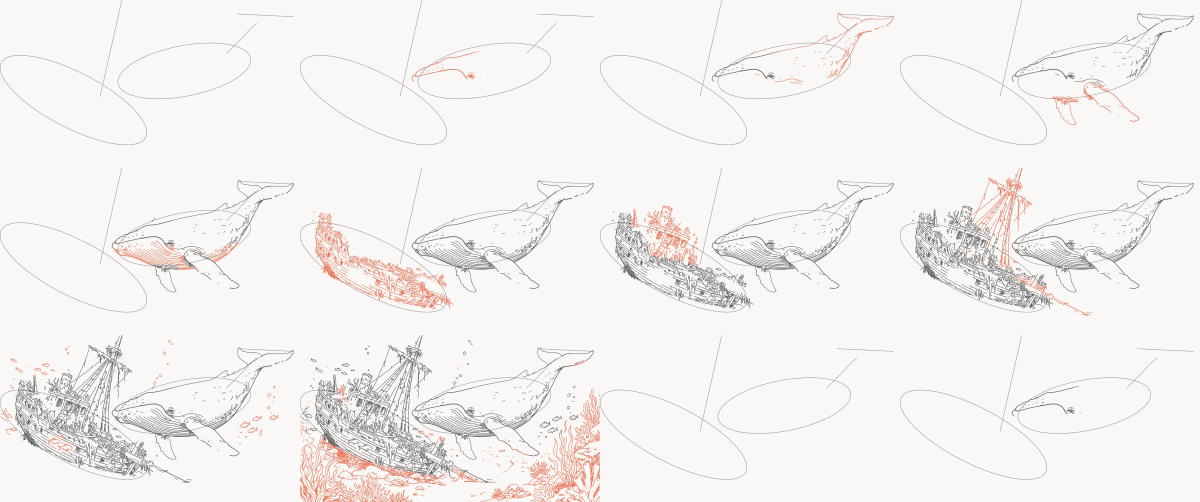
#> input picture img/s_ballena5c_0.webp, 3600 x 1506 px, given in place of gris_big.png, which was not available (shown at 1/3 size)
$ python cmp.py ../../img/s_ballena5c_0.webp ../../img/s_ballena5c_1.webp
#> lines starting #> are read from the running program, lines starting #| are printed output that depends on the picture
"""Comparación de cerca: referencia | líneas encima | solo líneas.  python3 cmp.py carpeta out.jpg x0,y0,x1,y1[,f] ..."""
import cv2,numpy as np,sys
d=sys.argv[1]; out=sys.argv[2]
g=cv2.imread(f'{d}/gris_big.png',0); s=900/g.shape[1]
#> after `g = cv2.imread(f'{d}/gris_big.png', 0)`:
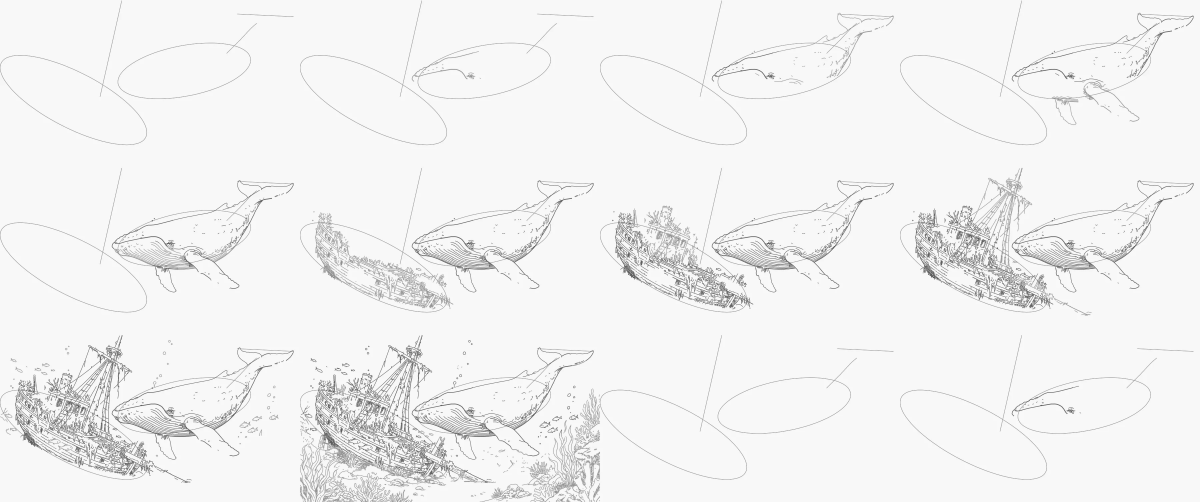
#> g: shape (1506, 3600) (shown at 1/3 size); min 63, max 255, mean 242
#> after `s = 900 / g.shape[1]`: s = 0.25
#> (the run stopped early here; a loop or call above may not have finished)

$ run again, on img/s_ballena5c_1.webp
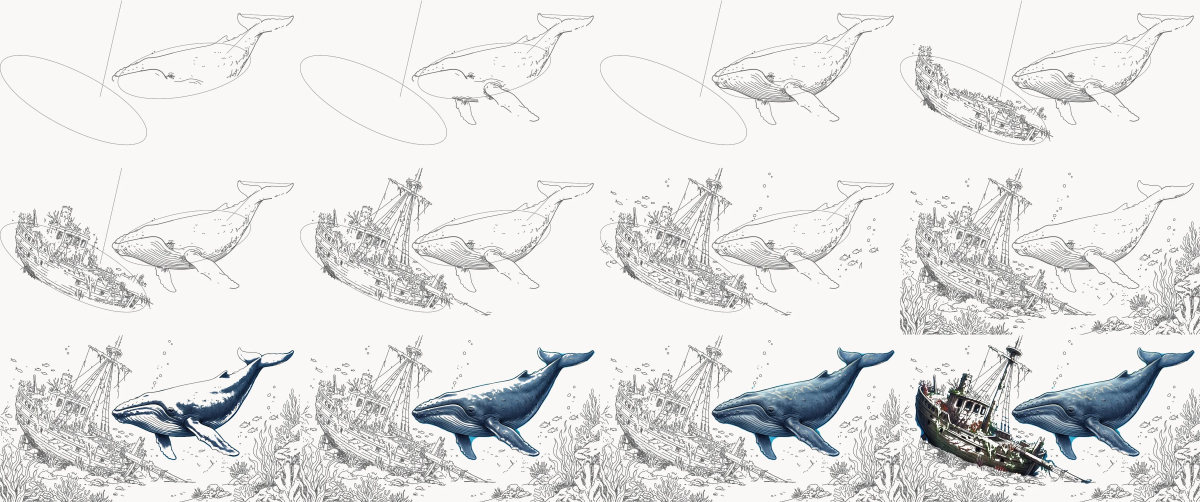
#> input picture img/s_ballena5c_1.webp, 3600 x 1506 px, given in place of gris_big.png, which was not available (shown at 1/3 size)
#> `g = cv2.imread(f'{d}/gris_big.png', 0)`:
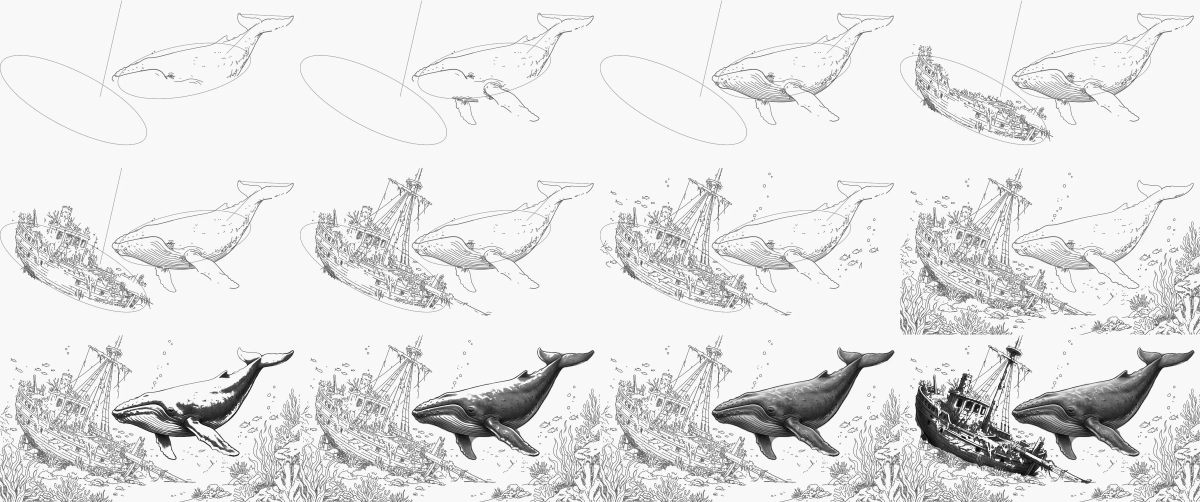
#> g: shape (1506, 3600) (shown at 1/3 size); min 1, max 255, mean 227.7

$ run again, on img/s_ballena5c_2.webp
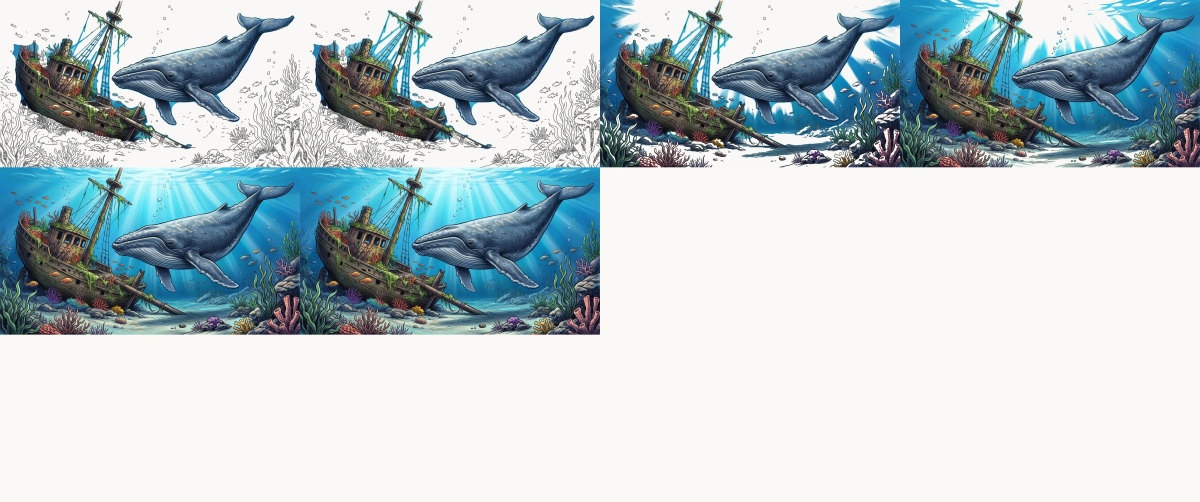
#> input picture img/s_ballena5c_2.webp, 3600 x 1506 px, given in place of gris_big.png, which was not available (shown at 1/3 size)
#> `g = cv2.imread(f'{d}/gris_big.png', 0)`:
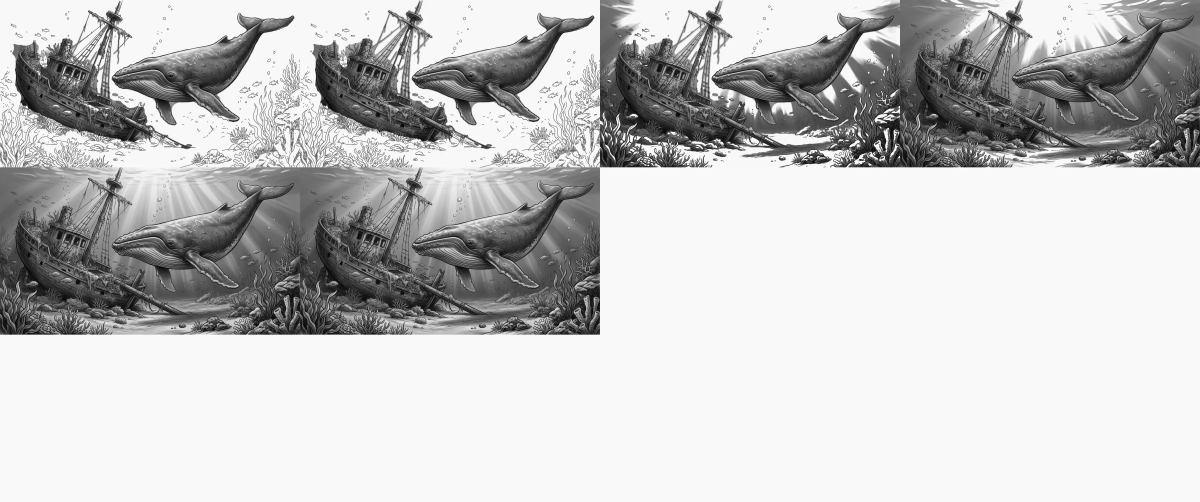
#> g: shape (1506, 3600) (shown at 1/3 size); min 0, max 255, mean 196.5
